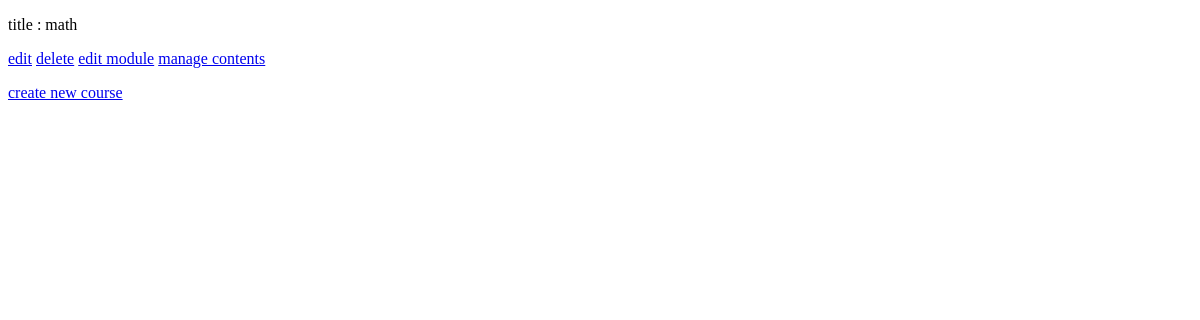
The app's page /course/mine/, older data.
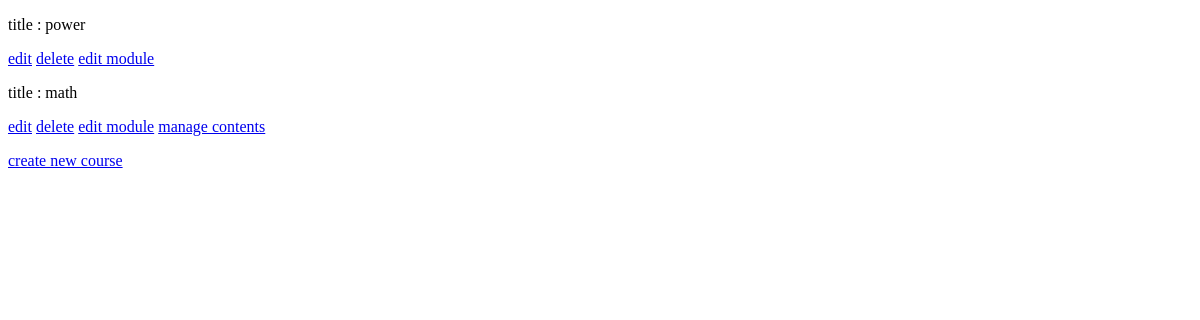
The same page, newer data.
### courses/models.py (models this page shows, shortened)
class Course(models.Model):
    owner   = models.ForeignKey(User, related_name = 'courses_created', on_delete=models.CASCADE)
    subject = models.ForeignKey(Subject, related_name='courses', on_delete=models.CASCADE)
    title   = models.CharField(max_length=200)
    slug    = models.SlugField(max_length=200, unique=True)
    overview= models.TextField()
    created = models.DateTimeField(auto_now_add=True)
    students = models.ManyToManyField(User, related_name='course_joined', blank=True)
    class Meta:
        ordering = ('-created',)

### courses/views.py (the view)
# urls.py: path('mine/', views.ManageCourseListView.as_view(), name='manage_course_list'),
class ManageCourseListView(ListView):
    model = Course
    template_name = 'courses/manage/course/list.html'

### courses/templates/courses/manage/course/list.html (shortened to what this page needs)
<!DOCTYPE html>
<html lang="en" dir="ltr">
  <head>
  </head>
  <body>
    {% for i in object_list.all %}
      <p>title : {{i.title}}</p>
      <p>
      <a href="{% url 'courses:course_edit' pk=i.id %}">edit</a>
      <a href="{% url 'courses:course_delete' pk=i.id %}">delete</a>
      <a href="{% url 'courses:course_module_update'  pk=i.id %}">edit module</a>
      {% if i.modules.count > 0 %}
        <a href="{% url 'courses:module_content_list' module_id=i.modules.first.id %}"> manage contents</a>
      {% endif %}
      </p>
    {% empty %}
      <p>you havent created any course yet</p>
    {% endfor %}
    <p>
      <a href="{% url 'courses:course_create' %}" >create new course</a>
    </p>
  </body>
</html>

Row changes from the older to the newer data that the page shows:
added Course: title "power"
